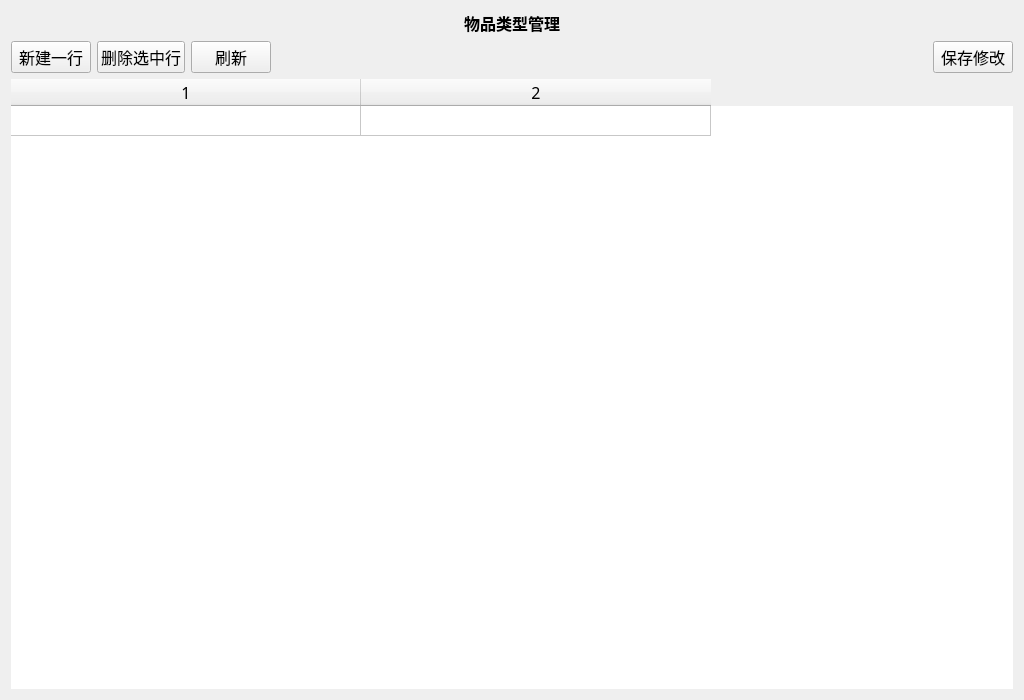
<?xml version="1.0" encoding="UTF-8"?>
<ui version="4.0">
 <class>GoodsKindMgr</class>
 <widget class="QWidget" name="GoodsKindMgr">
  <property name="geometry">
   <rect>
    <x>0</x>
    <y>0</y>
    <width>1024</width>
    <height>700</height>
   </rect>
  </property>
  <property name="font">
   <font>
    <family>楷体</family>
    <pointsize>12</pointsize>
   </font>
  </property>
  <property name="windowTitle">
   <string>Form</string>
  </property>
  <layout class="QVBoxLayout" name="verticalLayout">
   <item>
    <widget class="QLabel" name="label">
     <property name="font">
      <font>
       <family>楷体</family>
       <pointsize>12</pointsize>
       <weight>75</weight>
       <bold>true</bold>
      </font>
     </property>
     <property name="text">
      <string>物品类型管理</string>
     </property>
     <property name="alignment">
      <set>Qt::AlignCenter</set>
     </property>
    </widget>
   </item>
   <item>
    <layout class="QHBoxLayout" name="horizontalLayout">
     <item>
      <widget class="QPushButton" name="btnCreate">
       <property name="text">
        <string>新建一行</string>
       </property>
      </widget>
     </item>
     <item>
      <widget class="QPushButton" name="btnDelete">
       <property name="text">
        <string>删除选中行</string>
       </property>
      </widget>
     </item>
     <item>
      <widget class="QPushButton" name="btnFlush">
       <property name="text">
        <string>刷新</string>
       </property>
      </widget>
     </item>
     <item>
      <spacer name="horizontalSpacer">
       <property name="orientation">
        <enum>Qt::Horizontal</enum>
       </property>
       <property name="sizeHint" stdset="0">
        <size>
         <width>40</width>
         <height>20</height>
        </size>
       </property>
      </spacer>
     </item>
     <item>
      <widget class="QPushButton" name="btnSave">
       <property name="text">
        <string>保存修改</string>
       </property>
      </widget>
     </item>
    </layout>
   </item>
   <item>
    <widget class="QTableWidget" name="tableWidget">
     <property name="frameShape">
      <enum>QFrame::NoFrame</enum>
     </property>
     <property name="selectionBehavior">
      <enum>QAbstractItemView::SelectRows</enum>
     </property>
     <property name="rowCount">
      <number>1</number>
     </property>
     <property name="columnCount">
      <number>2</number>
     </property>
     <attribute name="horizontalHeaderCascadingSectionResizes">
      <bool>true</bool>
     </attribute>
     <attribute name="horizontalHeaderMinimumSectionSize">
      <number>25</number>
     </attribute>
     <attribute name="horizontalHeaderDefaultSectionSize">
      <number>350</number>
     </attribute>
     <attribute name="verticalHeaderVisible">
      <bool>false</bool>
     </attribute>
     <row/>
     <column/>
     <column/>
    </widget>
   </item>
  </layout>
 </widget>
 <resources/>
 <connections/>
</ui>
